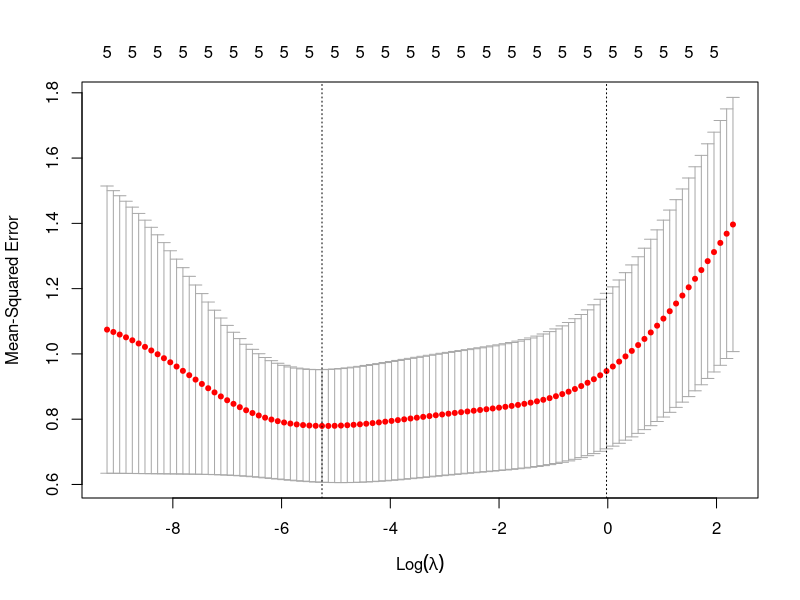
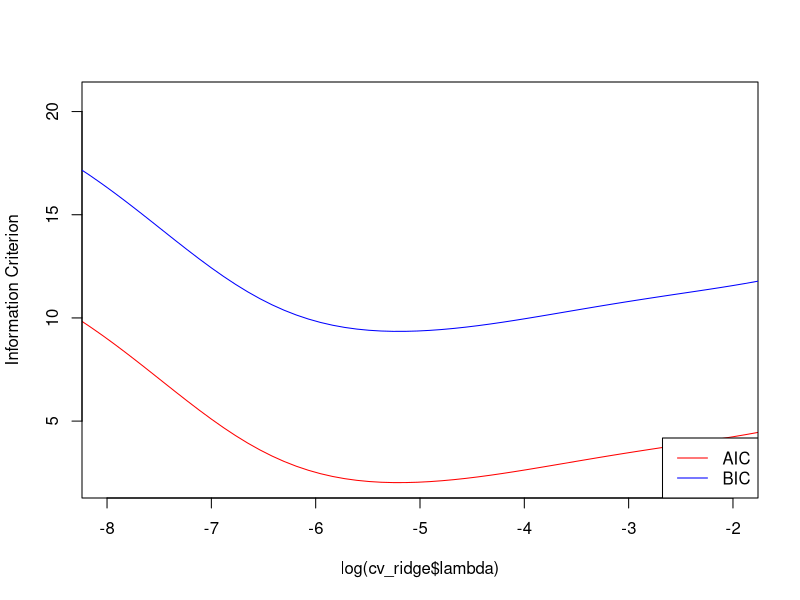
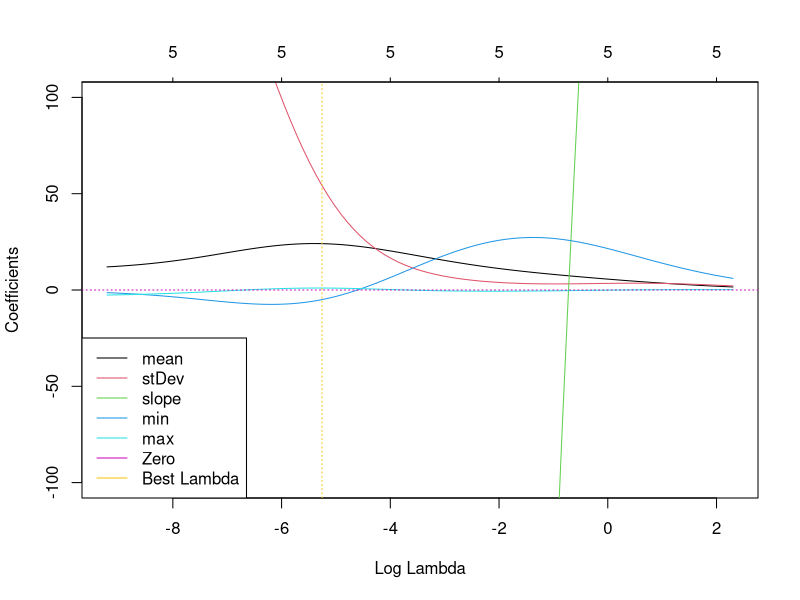
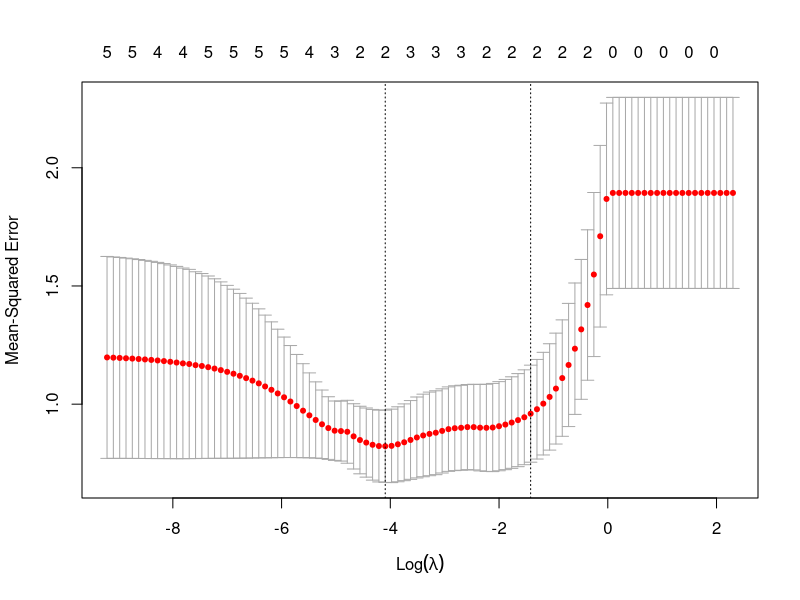
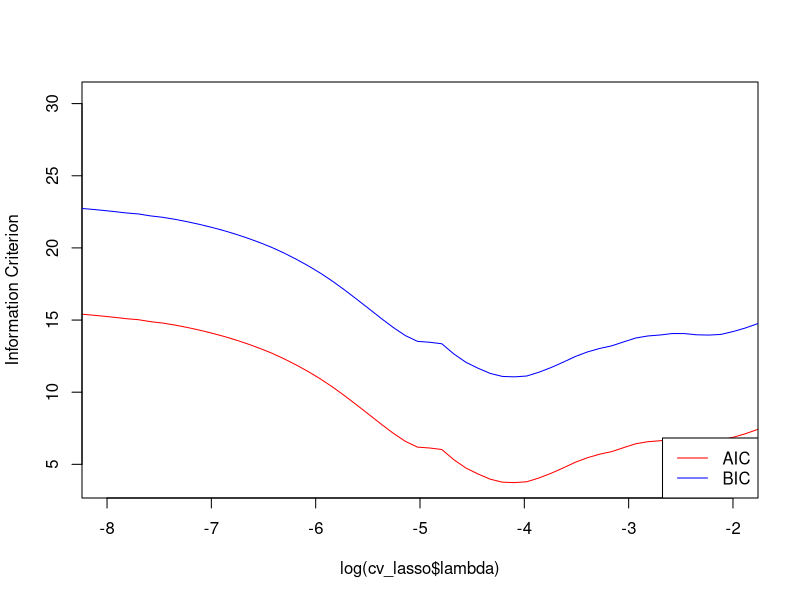
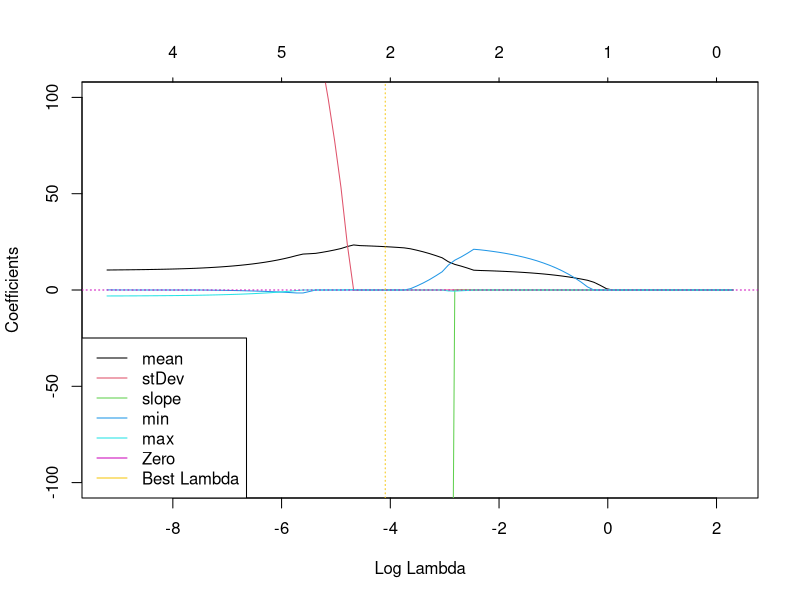

These figures' R source, in order:
## ---- chunk 1
knitr::opts_chunk$set(echo = TRUE)
rm(list=ls()); graphics.off()
## ---- chunk 2
cookies_data <- read.csv("cookies.csv")
## ---- chunk 3
# Computation (mean, standard deviation, minimum and maximum)

cookies_data$mean <- rowMeans(cookies_data[, 2:701])
cookies_data$stDev <- apply(cookies_data[, 2:701], 1, sd)
cookies_data$min <- apply(cookies_data[, 2:701], 1, min)
cookies_data$max <- apply(cookies_data[, 2:701], 1, max)


# Computation (slope)

# Function: compute_slope
# @param: spectrum_values of a cookie (here, column 2 to 701)
# @return: slope of the spectrum curve for a cookie
compute_slope <- function(spectrum_values) {
  pos <- 1:length(spectrum_values)
  lm_model <- lm(spectrum_values ~ pos)
  slope <- coef(lm_model)[2]
  return(slope)
}

cookies_data$slope <- apply(cookies_data[, 2:701], 1, compute_slope) 


# Display of the new columns
head(cookies_data[,702:706])
## ---- chunk 4
# Only features and fat values are retrieved

cookies_features <- cookies_data[c("fat", "mean", "stDev", "slope", "min", "max")]
head(cookies_features)

X <- as.matrix(cookies_features[, -1]) # co-variables
y <- cookies_features$fat # target variable
## ---- chunk 5
# glmnet package is required 
# install.packages("glmnet")
library(glmnet)
library(MASS)
## ---- chunk 6
# Cross validation
lambdas_log <- 10^seq(-4, 1, length.out = 100)
cv_ridge <- cv.glmnet(X, y, alpha=0, lambda = (lambdas_log), standardize = TRUE)

plot(cv_ridge)
best_lambda <- cv_ridge$lambda.min # lambda that gives the lowest MSE
print(paste("The best value for lambda is", best_lambda))
## ---- chunk 7
# AIC and BIC
n <- nrow(X)
p <- ncol(X)
aic <- n * log(cv_ridge$cvm) + 2 * p
bic <- n * log(cv_ridge$cvm) + log(n) * p

plot(log(cv_ridge$lambda), aic, col = "red1", type = "l", xlim = c(-8, -2), ylab = "Information Criterion")
lines(log(cv_ridge$lambda), bic, col = "blue1")
legend("bottomright", lwd = 1, col = c("red1", "blue1"), legend = c("AIC", "BIC"))

best_lambda_aic <- cv_ridge$lambda[which.min(aic)] # lambda that gives the lowest AIC
best_lambda_bic <- cv_ridge$lambda[which.min(bic)] # lambda that gives the lowest BIC
## ---- chunk 8
lambda_values <- c(best_lambda, best_lambda_aic, best_lambda_bic)
lambda_values
## ---- chunk 9
plot(cv_ridge$glmnet.fit, xvar = "lambda", ylim = c(-100, 100))
abline(h = 0, col = 6, lty = 3)
abline(v = log(best_lambda), col = 7, lty = 3)
legend("bottomleft", legend = c(colnames(X), "Zero", "Best Lambda"), col = 1:7, lty = 1)
## ---- chunk 10
best_model_ridge <- glmnet(X, y, alpha=0, lambda = best_lambda)
coef(best_model_ridge)
## ---- chunk 11
predictions <- predict(best_model_ridge, newx = X)

# RMSE
rmse <- sqrt(mean((predictions - y)^2)) 
print(paste("RMSE ridge model :", rmse))

# R^2
r_squared <- 1 - sum((y - predictions)^2) / sum((y - mean(y))^2)
print(paste("R^2 ridge model :", r_squared))

## ---- chunk 12
cv_lasso <- cv.glmnet(X, y, alpha=1, lambda = (lambdas_log), standardize = TRUE)

plot(cv_lasso)
best_lambda_lasso <- cv_lasso$lambda.min # lambda that gives the lowest MSE
print(paste("The best value for lambda is", best_lambda_lasso))
## ---- chunk 13
# AIC and BIC
n <- nrow(X)
p <- ncol(X)
lasso_aic <- n * log(cv_lasso$cvm) + 2 * p
lasso_bic <- n * log(cv_lasso$cvm) + log(n) * p

plot(log(cv_lasso$lambda), lasso_aic, col = "red1", type = "l", xlim = c(-8, -2), ylab = "Information Criterion")
lines(log(cv_lasso$lambda), lasso_bic, col = "blue1")
legend("bottomright", lwd = 1, col = c("red1", "blue1"), legend = c("AIC", "BIC"))

best_lambda_lasso_aic <- cv_lasso$lambda[which.min(lasso_aic)] # lambda that gives the lowest AIC
best_lambda_lasso_bic <- cv_lasso$lambda[which.min(lasso_bic)] # lambda that gives the lowest BIC
## ---- chunk 14
lambda_lasso_values <- c(best_lambda_lasso, best_lambda_lasso_aic, best_lambda_lasso_bic)
lambda_lasso_values
## ---- chunk 15
plot(cv_lasso$glmnet.fit, xvar = "lambda", ylim = c(-100, 100))
abline(h = 0, col = 6, lty = 3)
abline(v = log(best_lambda_lasso), col = 7, lty = 3)
legend("bottomleft", legend = c(colnames(X), "Zero", "Best Lambda"), col = 1:7, lty = 1)
## ---- chunk 16
best_model_lasso <- glmnet(X, y, alpha=1, lambda = best_lambda_lasso)
coef(best_model_lasso)
## ---- chunk 17
predictions <- predict(best_model_lasso, newx = X)

# RMSE
rmse <- sqrt(mean((predictions - y)^2)) 
print(paste("RMSE lasso model :", rmse))

# R^2
r_squared <- 1 - sum((y - predictions)^2) / sum((y - mean(y))^2)
print(paste("R^2 lasso model :", r_squared))

## ---- chunk 18
model_linear <- lm(y ~ X)

predictions_linear <- predict(model_linear, newdata = data.frame(X))

# RMSE
rmse_linear <- sqrt(mean((predictions_linear - y)^2)) 
print(paste("RMSE linear model :", rmse_linear))

# R^2
r_squared_linear <- 1 - sum((y - predictions_linear)^2) / sum((y - mean(y))^2)
print(paste("R^2 linear model :", r_squared_linear))
